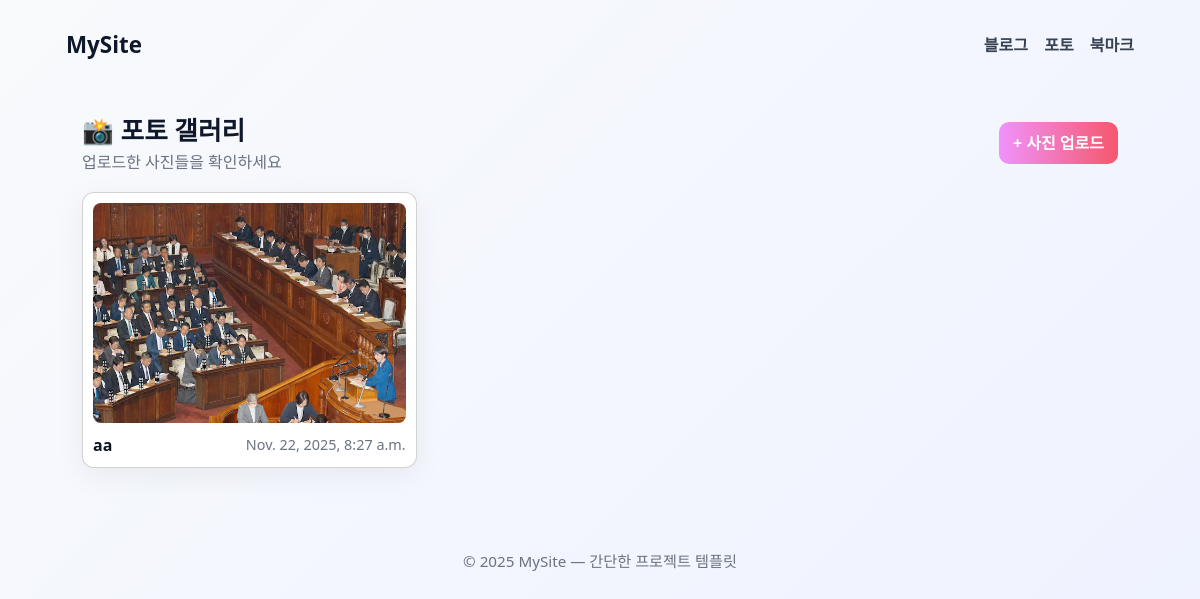
The page /photo/ on the database as committed earlier.
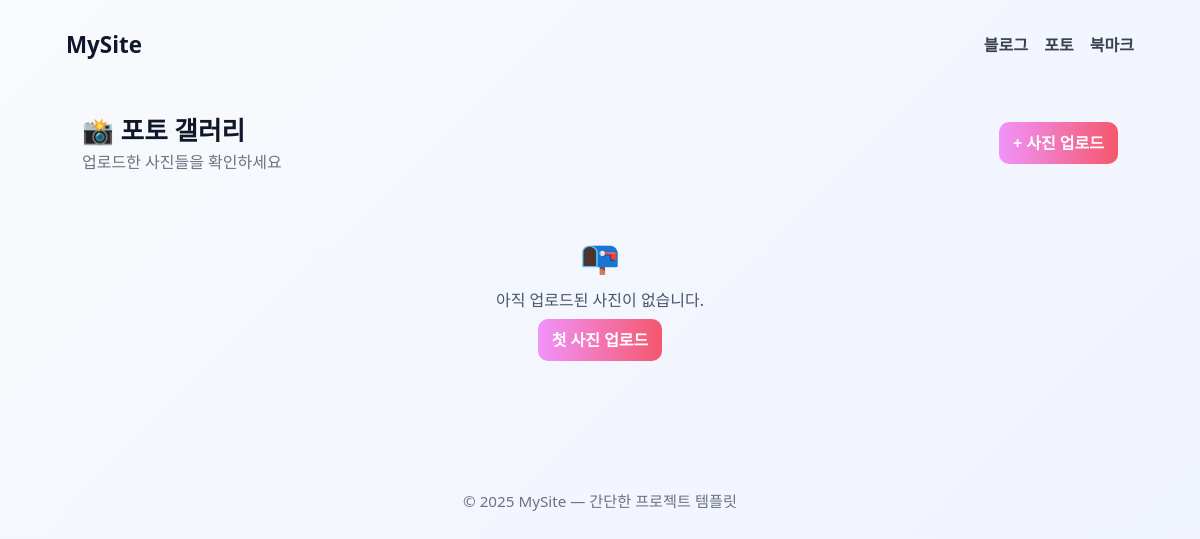
The same page on the database as committed later.
### photo/models.py (models this page shows, shortened)
class Photo(models.Model):
    title = models.CharField(max_length=50)
    author = models.CharField(max_length=50)
    image = models.ImageField(upload_to='photos/%Y/%m/%d')
    description = models.TextField()
    created = models.DateTimeField(auto_now_add=True)

### photo/views.py (the view)
# urls.py: path('', PhotoListView.as_view(), name='photo_list'),
class PhotoListView(ListView):
    model = Photo
    template_name = 'photo/photo_list.html'

### photo/templates/photo/photo_list.html (shortened to what this page needs)
{% extends 'base.html' %}
{% block content %}
<div class="photo-container">
    <div class="photo-header">
        <div>
            <div class="photo-title">📸 포토 갤러리</div>
            <div class="photo-sub">업로드한 사진들을 확인하세요</div>
        </div>
        <div>
            <a href="{% url 'photo_create' %}" class="upload-btn">+ 사진 업로드</a>
        </div>
    </div>
    {% if object_list %}
        <div class="grid">
            {% for photo in object_list %}
                <article class="card">
                    <a href="{% url 'photo_detail' photo.pk %}">
                        {% if photo.image %}
                            <img src="{{ photo.image.url }}" alt="{{ photo.title }}" class="thumb">
                        {% else %}
                            <div style="width:100%;height:220px;display:flex;align-items:center;justify-content:center;background:#f3f4f6;border-radius:8px;color:#9ca3af;">이미지 없음</div>
                        {% endif %}
                    </a>
                    <div class="info">
                        <a href="{% url 'photo_detail' photo.pk %}" class="t">{{ photo.title }}</a>
                        <div class="meta">{{ photo.created }}</div>
                    </div>
                </article>
            {% endfor %}
        </div>
    {% else %}
        <div class="empty">
            <div style="font-size:2rem;margin-bottom:8px;">📭</div>
            <p>아직 업로드된 사진이 없습니다.</p>
            <p style="margin-top:12px;"><a href="{% url 'photo_create' %}" class="upload-btn">첫 사진 업로드</a></p>
        </div>
    {% endif %}
</div>
{% endblock %}

Rows that differ between the two databases and show on the page:
removed Photo: image (picture), title "aa", created "Nov. 22, 2025, 8:27 a.m."
Other text that changed with them:
text now shown: "📭 아직 업로드된 사진이 없습니다. 첫 사진 업로드"
